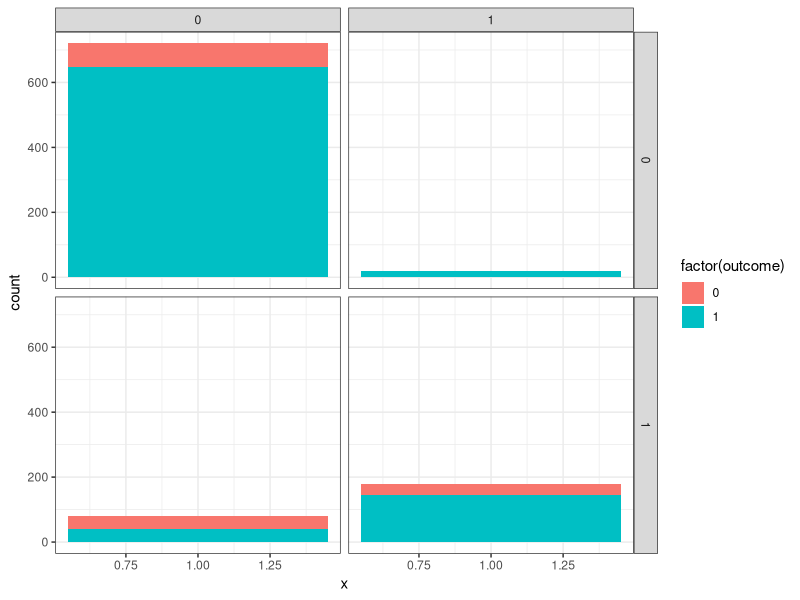
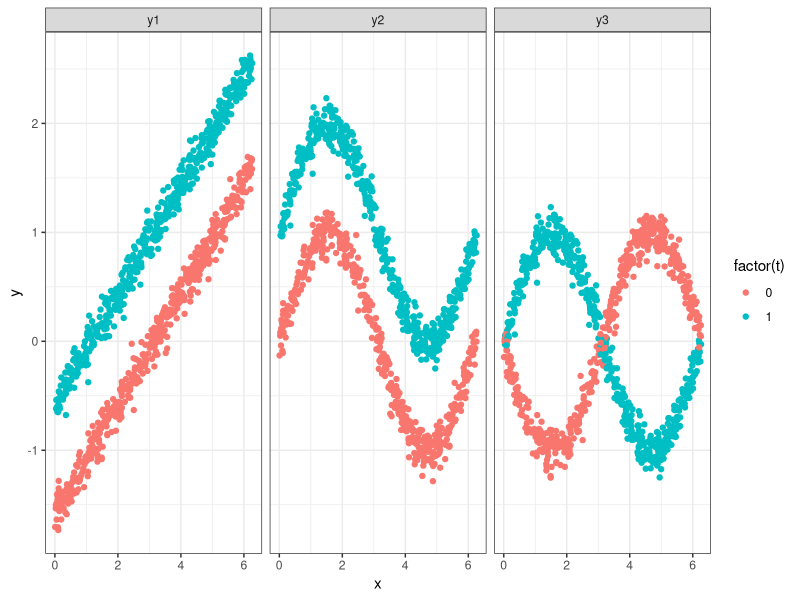
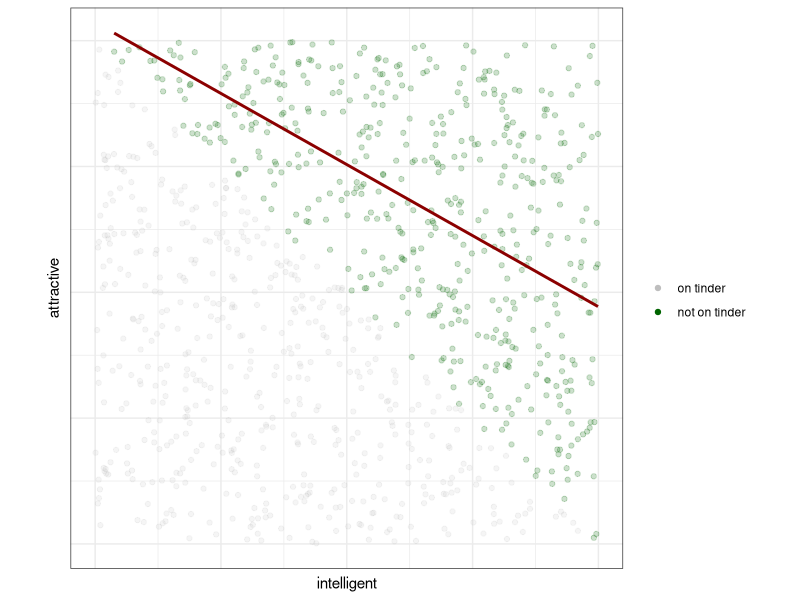

These charts were generated, in order, by the following R code:
## ---- chunk 1
#| label: setup
#| echo: false
#| execute: true

suppressMessages({
  library(purrr)
  library(data.table)
  library(ggplot2); theme_set(theme_bw())
  library(knitr)
})
## ---- chunk 2
#| label: simdeliveries

# t=0: home, t=1: hospital
# z=0: low risk, z=1: high risk
# y=1: good outcome
dnames = list(location=c('home', 'hospital'), risk=c('low', 'high'))
pos_tz <- matrix(c(
  c(0.9,  0.5), # y|t=0,z=0,1
  c(0.95, 0.8)  # y|t=1,z=0,1
), nrow=2, byrow=T,
dimnames=dnames)

ps_tz <- matrix(c(
  c(0.72, 0.08), # p(t=0,z=0,1)
  c(0.02, 0.18)  # p(t=1,z=0,1)
), nrow=2, byrow=T, dimnames=dnames)

# p(t,z) under do(t)
ps_do0 <- matrix(c( 
  c(0.8, 0.2), 
  c(0.0, 0.0)  
), nrow=2, byrow=T)

ps_do1 <- matrix(c( 
  c(0.0, 0.0), 
  c(0.8, 0.2) 
), nrow=2, byrow=T)


eys  <- rowSums(pos_tz * ps_tz) / rowSums(ps_tz) # E y|t
dots <- c(sum(pos_tz * ps_do0), sum(pos_tz*ps_do1))

n = 1000

ts  <- vector(mode="logical", length=0)
zs  <- vector(mode="logical", length=0)
py0s <- vector(mode="numeric", length=0)
py1s <- vector(mode="numeric", length=0)
ys  <- vector(mode="logical", length=0)

ntots <- n * ps_tz

for (t in c(0,1)) {
  for (z in c(0,1)) {
    ntz <- n *ps_tz[t+1,z+1]
    ts  <- c(ts, rep(t, ntz))
    zs  <- c(zs, rep(z, ntz))
    py <- pos_tz[t+1,z+1]
    y <- c(rep(0,
               round(ntz * (1-py))), # <- round should not be needed here but found a bug
           rep(1,
               round(ntz*py))) 
    ys <- c(ys, y)
    py0s <- c(py0s, rep(pos_tz[1, z+1], ntz))
    py1s <- c(py1s, rep(pos_tz[2, z+1], ntz))
  }
}
# ys <- ifelse(ts, y1s, y0s)
df <- data.table(
  location=ts,
  risk=zs,
  outcome=ys,
  py0=py0s,
  py1=py1s)

# head(df)

# kable(eys, col.names="tips")
#pander::pander(ftable(eys))

# pander::pander(ftable(pos_tz), emphasize.strong.rows=c(1), emphasize.strong.cols=c(1))

ntots <- n * ps_tz
nys <- ntots * pos_tz

strs <- paste0(nys, " / ", ntots, " = ", 100*pos_tz, "%")
str_mat <- matrix(strs, ncol=2, dimnames=dnames)
# kable(t(str_mat))
# pander::pander(ftable(t(str_mat)), emphasize.strong.rows=c(1), emphasize.strong.cols=c(1))

ntotsm <- rowSums(ntots)
nysm <- rowSums(nys)
strsm <- paste0(nysm, " / ", ntotsm, " = ", 100*eys, "%")

tab_tots <- rbind(ntots, ntotsm)


# tab <- df[, list(good=sum(outcome==1), bad=sum(outcome==0), frac_good=mean(outcome)), by=c("risk", "location")]


## ---- chunk 3
#| label: deliveryplot
#| output: fragment
#| include: false

df[, ni:=1.]

ggplot(df, aes(x=1, fill=factor(outcome))) +
  geom_bar(stat="count", position="stack") + 
  # geom_bar(aes(y=..count../sum(..count..))) + 
  facet_grid(risk~location)
## ---- chunk 4
#| label: fig-dag-nonparametric
#| output: fragment
#| fig-cap: Three datasets with the same DAG

set.seed(12345)
n = 1e3

f1 <- function(t, x, u) t + 0.5 * (x - pi) + u
f2 <- function(t, x, u) t + sin(x) + u
f3 <- function(t, x, u) t * sin(x) - (1-t) * sin(x) + u

df <- data.table(
  x = runif(n, 0, 2*pi),
  t = rbinom(n, 1, 0.5),
  u = rnorm(n, 0, .1)
)

df[, `:=`(
  y1 = f1(t, x, u),
  y2 = f2(t, x, u),
  y3 = f3(t, x, u)
)]

dfm <- melt(df, measure.vars=c('y1', 'y2', 'y3'),
            variable.name="f", value.name="y")

ggplot(dfm, aes(x=x, y=y, col=factor(t))) + 
  geom_point() + 
  facet_grid(~f)
## ---- chunk 5
#| label: fig-tinder
#| output: fragment
#| fig-width: 12

intelligent = runif(n)
attractive = runif(n)
s = intelligent + attractive > 1.
df <- data.frame(intelligent, attractive, s)
df$s <- factor(df$s)

ggplot(df, aes(x=intelligent, y=attractive)) +
  geom_point(aes(alpha=s, col=s)) + 
  # stat_smooth(method='lm', col='black', se=F, formula=y~x) +
  # stat_smooth(method='lm', se=F, formula=y~x, col='black') +
  stat_smooth(data=df[df$s==T,], method='lm', col='darkred', formula=y~x, se=F) + 
  scale_color_manual(
    breaks=c(F,T), values=c('gray', 'darkgreen'),
    labels=c('on tinder', 'not on tinder'),
    guide=guide_legend(
      title=''
      )
    ) + 
  scale_alpha_manual(breaks=c(F,T), values=c(0.15, 0.2), guide=NULL) + 
  theme(axis.ticks=element_blank(), axis.text=element_blank()) + 
  coord_equal()
